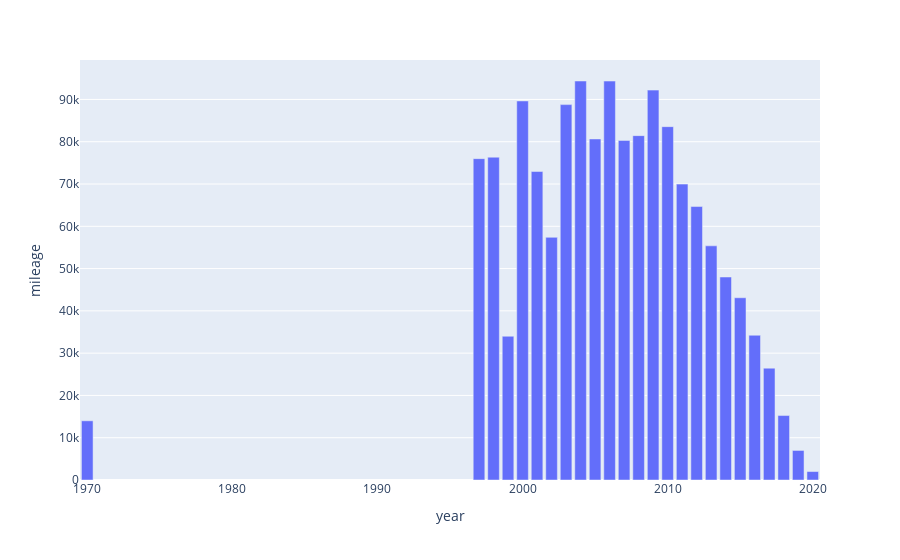

Write notebook code for a chart like this one.
### Code cell
px.bar(df1,x ='year',y="mileage")

### Figure 1 — Plotly figure (JSON) as saved in the notebook; plotly's stock layout.template omitted (floating-point values rounded to 4 significant figures)
{"data": [{"alignmentgroup": "True", "hovertemplate": "year=%{x}<br>mileage=%{y}<extra></extra>", "legendgroup": "", "marker": {"color": "#636efa", "pattern": {"shape": ""}}, "name": "", "offsetgroup": "", "orientation": "v", "showlegend": false, "textposition": "auto", "type": "bar", "x": [1970, 1997, 1998, 1999, 2000, 2001, 2002, 2003, 2004, 2005, 2006, 2007, 2008, 2009, 2010, 2011, 2012, 2013, 2014, 2015, 2016, 2017, 2018, 2019, 2020], "xaxis": "x", "y": [14000, 76000, 76350.0, 34000, 89650.0, 72960.0, 57390.0, 88780.0, 94360.0, 80650.0, 94350.0, 80309, 81440.0, 92210.0, 83560.0, 69980.0, 64670.0, 55380.0, 48010.0, 43100.0, 34240.0, 26450.0, 15240.0, 6989.0, 1996.0], "yaxis": "y"}], "layout": {"barmode": "relative", "legend": {"tracegroupgap": 0}, "margin": {"t": 60}, "xaxis": {"anchor": "y", "domain": [0, 1], "title": {"text": "year"}}, "yaxis": {"anchor": "x", "domain": [0, 1], "title": {"text": "mileage"}}}}
